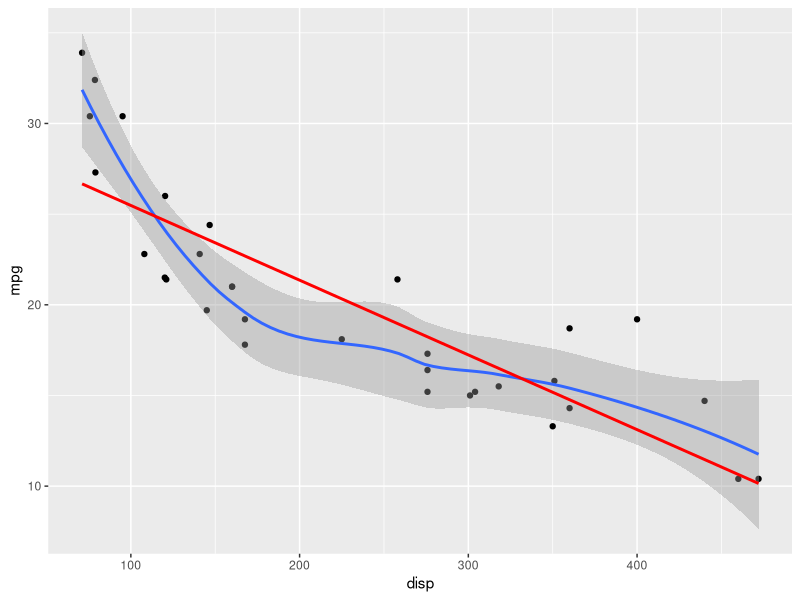
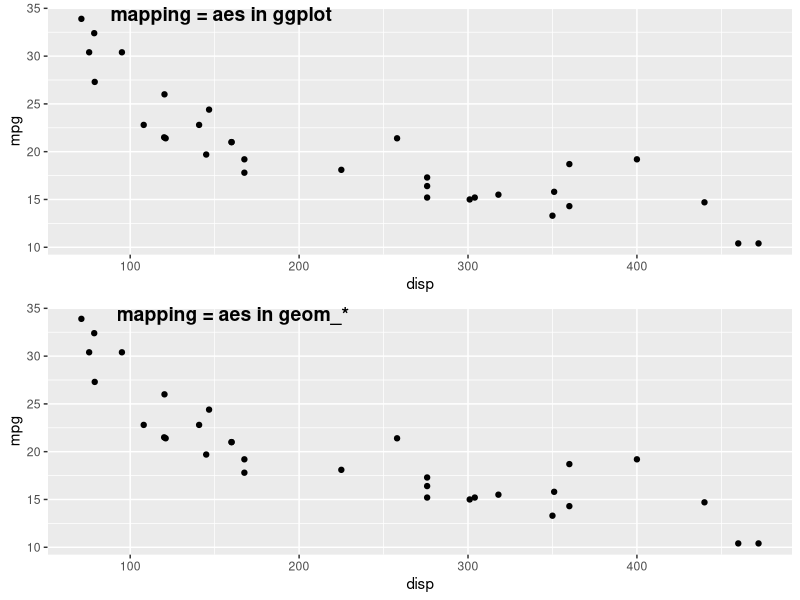
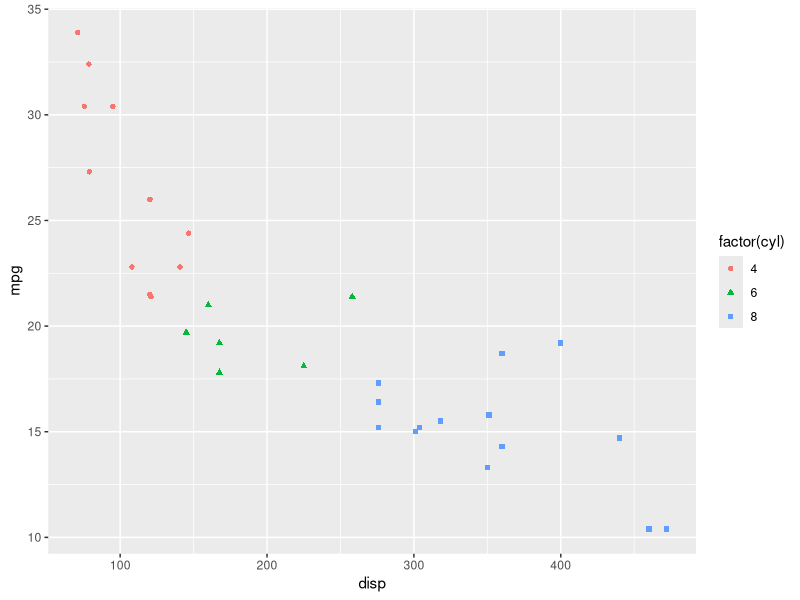
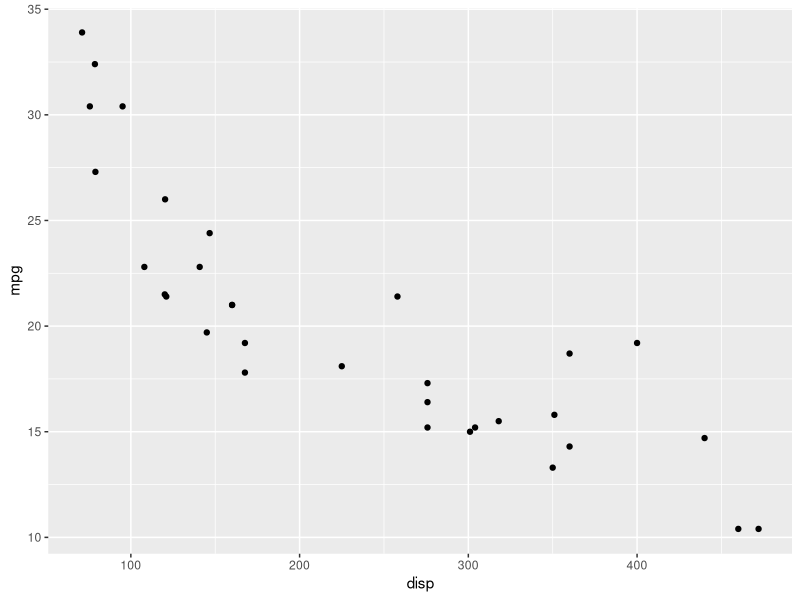

These figures' R source, in order:
## ---- chunk 1
#| label: setup
#| message: false
#| output: false
library(tidyverse)
library(ggpubr)
## ---- chunk 2
ggplot(
  data = mtcars, 
  mapping = aes(x = disp, y = mpg)
  ) + 
  geom_point() +
  geom_smooth(level = 0.99) +
  geom_smooth(method = "lm", 
              colour = "red", 
              se = FALSE)
## ---- chunk 3
gg1 <- ggplot(data = mtcars, mapping = aes(x = disp, y = mpg)) +
  geom_point()
## ---- chunk 4
gg2 <-   ggplot(data = mtcars) +
  geom_point(mapping = aes(x = disp, y = mpg))
## ---- chunk 5
ggarrange(gg1, gg2, 
          labels = c(
            "mapping = aes in ggplot", 
            "mapping = aes in geom_*"
            ),
          nrow = 2)
## ---- chunk 6
ggplot() +
  geom_point(
    mapping = aes(x = disp, y = mpg, 
                  shape = factor(cyl),
                  colour = factor(cyl)
                  ), 
    data = mtcars
    )
## ---- chunk 7
ggplot(data = mtcars, mapping = aes(x = disp, y = mpg)) +
  geom_point()
